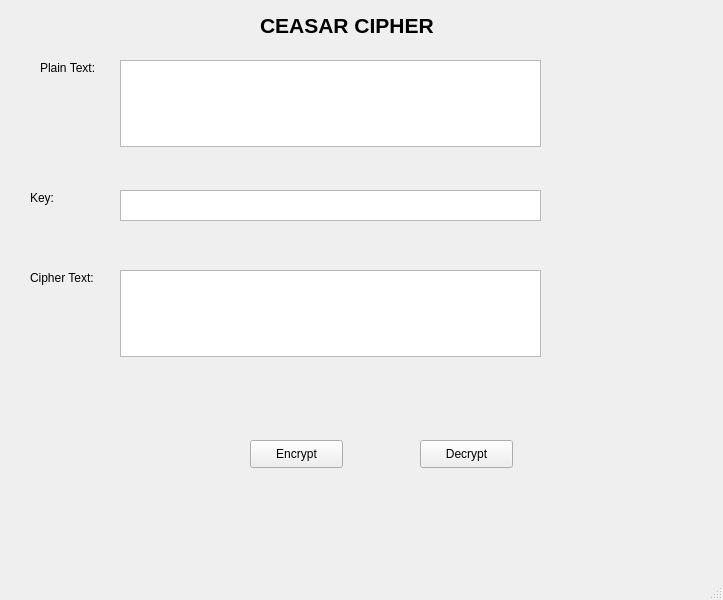
<?xml version="1.0" encoding="UTF-8"?>
<ui version="4.0">
 <class>MainWindow</class>
 <widget class="QMainWindow" name="MainWindow">
  <property name="geometry">
   <rect>
    <x>0</x>
    <y>0</y>
    <width>723</width>
    <height>600</height>
   </rect>
  </property>
  <property name="windowTitle">
   <string>MainWindow</string>
  </property>
  <widget class="QWidget" name="centralwidget">
   <widget class="QPushButton" name="pushButton">
    <property name="geometry">
     <rect>
      <x>250</x>
      <y>440</y>
      <width>93</width>
      <height>28</height>
     </rect>
    </property>
    <property name="text">
     <string>Encrypt</string>
    </property>
   </widget>
   <widget class="QPushButton" name="pushButton_2">
    <property name="geometry">
     <rect>
      <x>420</x>
      <y>440</y>
      <width>93</width>
      <height>28</height>
     </rect>
    </property>
    <property name="text">
     <string>Decrypt</string>
    </property>
   </widget>
   <widget class="QTextEdit" name="textEdit_2">
    <property name="geometry">
     <rect>
      <x>120</x>
      <y>60</y>
      <width>421</width>
      <height>87</height>
     </rect>
    </property>
   </widget>
   <widget class="QTextEdit" name="textEdit_3">
    <property name="geometry">
     <rect>
      <x>120</x>
      <y>270</y>
      <width>421</width>
      <height>87</height>
     </rect>
    </property>
   </widget>
   <widget class="QLabel" name="label">
    <property name="geometry">
     <rect>
      <x>30</x>
      <y>190</y>
      <width>55</width>
      <height>16</height>
     </rect>
    </property>
    <property name="text">
     <string>Key:</string>
    </property>
   </widget>
   <widget class="QLabel" name="label_2">
    <property name="geometry">
     <rect>
      <x>40</x>
      <y>60</y>
      <width>81</width>
      <height>16</height>
     </rect>
    </property>
    <property name="text">
     <string>Plain Text:</string>
    </property>
   </widget>
   <widget class="QLabel" name="label_3">
    <property name="geometry">
     <rect>
      <x>30</x>
      <y>270</y>
      <width>91</width>
      <height>16</height>
     </rect>
    </property>
    <property name="text">
     <string>Cipher Text:</string>
    </property>
   </widget>
   <widget class="QLabel" name="label_4">
    <property name="geometry">
     <rect>
      <x>260</x>
      <y>-10</y>
      <width>241</width>
      <height>71</height>
     </rect>
    </property>
    <property name="font">
     <font>
      <pointsize>16</pointsize>
      <weight>75</weight>
      <bold>true</bold>
     </font>
    </property>
    <property name="text">
     <string>CEASAR CIPHER</string>
    </property>
   </widget>
   <widget class="QTextEdit" name="textEdit_4">
    <property name="geometry">
     <rect>
      <x>120</x>
      <y>190</y>
      <width>421</width>
      <height>31</height>
     </rect>
    </property>
   </widget>
  </widget>
  <widget class="QMenuBar" name="menubar">
   <property name="geometry">
    <rect>
     <x>0</x>
     <y>0</y>
     <width>723</width>
     <height>26</height>
    </rect>
   </property>
  </widget>
  <widget class="QStatusBar" name="statusbar"/>
 </widget>
 <resources/>
 <connections/>
</ui>
